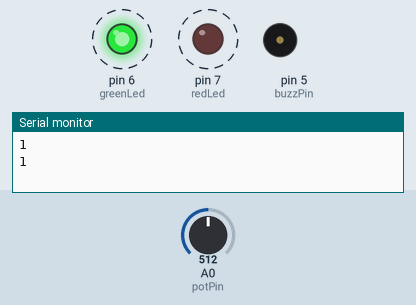
The sketch below on a simulated Arduino Uno, built with avr-gcc and run on an emulated ATmega328P. Parts: output pins drawn as LEDs (lit = HIGH), buzzer (waves = sounding, pin HIGH), the last lines printed to the serial monitor. Dashed ring = blinking. Inputs (shaded band) come from the test bench; at power-on: A0 (potPin) = 512.

Above: at 0.96 s.
1.4 s: A0 (potPin) set to 122
At 1.8 s:
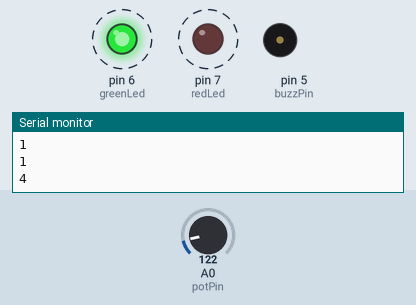
4.5 s: A0 (potPin) set to 0
At 5.0 s:
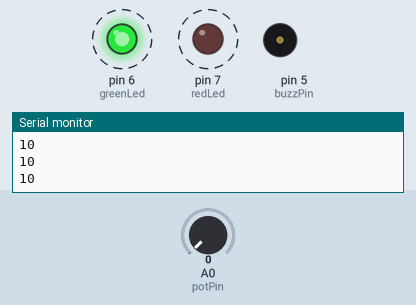
Timing chart, 0 to 13.6 s (numbered marks = the images above; inputs shaded):
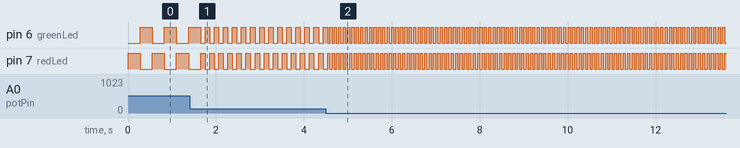

The sketch:

Arduino_Code.ino
```cpp
//This code uses the values of the potentiometer to vary the frequency of blinking of two LEDs
//and activates the buzzer when the potentiometer value reaches 1 which correspond to the highest frequency

const int redLed = 7;//connect red LED to digital pin 7
const int greenLed = 6;//connect green LED to digital pin 6
const int buzzPin = 5;//connect buzzer to digital pin 5
const int potPin = A0;//connect potentiometer to analog pin A0

int potValue;// variable to store potentiometer value
int blinkInterval = 500; // starting blink interval (1HZ)

void setup() {
  pinMode(greenLed, OUTPUT);
  pinMode(redLed, OUTPUT);
  pinMode(buzzPin, OUTPUT);
  pinMode(potPin, INPUT);
  Serial.begin(9600);//initialize serial communication at 9600 bits per second
}

void loop() {
  potValue = analogRead(potPin); // read potentiometer value
  blinkInterval = map(potValue, 0, 1023, 100, 1000); // map potentiometer value to blink interval range
  Serial.println(1000/blinkInterval);// printing the frequence of blinking on the serial port

  digitalWrite(redLed, HIGH); // turn on first LED
  digitalWrite(greenLed, LOW); // turn off second LED
  delay(blinkInterval/2); // wait for half the blink interval

  digitalWrite(redLed, LOW); // turn off first LED
  digitalWrite(greenLed, HIGH); // turn on second LED
  delay(blinkInterval/2); // wait for half the blink interval

  if (potValue==1){
    digitalWrite(buzzPin, HIGH);//turn on the buzzer
  }else{
    digitalWrite(buzzPin, LOW);//turn off the buzzer
  }
}
```

Measured:
- after the input at 1.4 s, pin 6 (greenLed), pin 7 (redLed): alternates HIGH for 0.10 s and LOW for 0.10 s, starting after 0.35 s
- after the input at 4.5 s, pin 6 (greenLed), pin 7 (redLed): alternates HIGH for 0.05 s and LOW for 0.05 s, starting after 0.09 s
- by itself, pin 6 (greenLed), pin 7 (redLed): alternates HIGH for 0.28 s and LOW for 0.28 s
